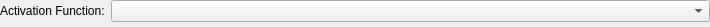
<?xml version="1.0" encoding="UTF-8"?>
<ui version="4.0">
 <class>ViNeuralActivationFunctionWidget</class>
 <widget class="QWidget" name="ViNeuralActivationFunctionWidget">
  <property name="geometry">
   <rect>
    <x>0</x>
    <y>0</y>
    <width>710</width>
    <height>27</height>
   </rect>
  </property>
  <property name="sizePolicy">
   <sizepolicy hsizetype="Preferred" vsizetype="Preferred">
    <horstretch>0</horstretch>
    <verstretch>0</verstretch>
   </sizepolicy>
  </property>
  <property name="minimumSize">
   <size>
    <width>0</width>
    <height>0</height>
   </size>
  </property>
  <property name="maximumSize">
   <size>
    <width>16777215</width>
    <height>16777215</height>
   </size>
  </property>
  <property name="windowTitle">
   <string>Form</string>
  </property>
  <property name="styleSheet">
   <string/>
  </property>
  <layout class="QFormLayout" name="formLayout">
   <property name="leftMargin">
    <number>0</number>
   </property>
   <property name="topMargin">
    <number>0</number>
   </property>
   <property name="rightMargin">
    <number>0</number>
   </property>
   <property name="bottomMargin">
    <number>0</number>
   </property>
   <item row="0" column="0">
    <widget class="QLabel" name="label">
     <property name="minimumSize">
      <size>
       <width>0</width>
       <height>0</height>
      </size>
     </property>
     <property name="maximumSize">
      <size>
       <width>16777215</width>
       <height>16777215</height>
      </size>
     </property>
     <property name="text">
      <string>Activation Function:</string>
     </property>
    </widget>
   </item>
   <item row="0" column="1">
    <widget class="QComboBox" name="comboBox"/>
   </item>
  </layout>
 </widget>
 <resources/>
 <connections/>
</ui>
